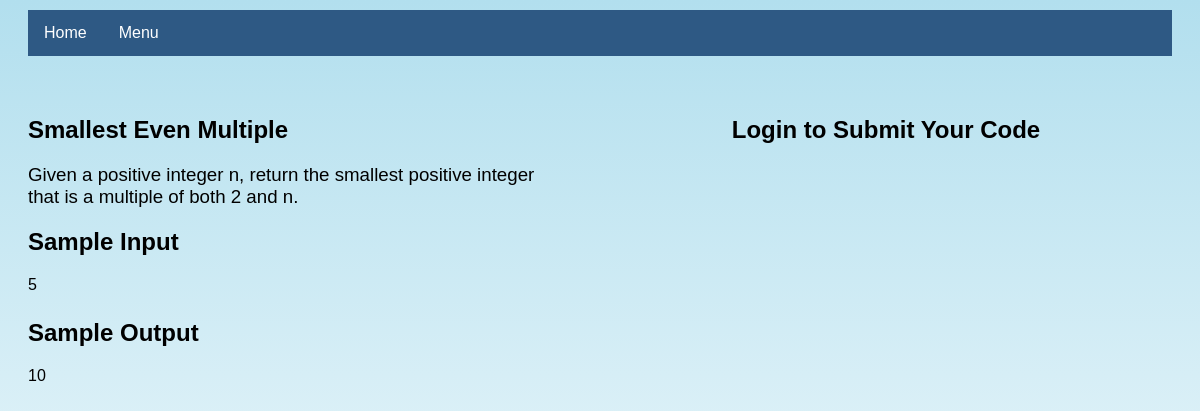
The page /problemset/problem/5/ on the database its author committed.
### judge/models.py (models this page shows, shortened)
class Problem(models.Model):
    class Difficulty(models.TextChoices):
        easy = "EASY"
        medium = "MEDIUM"
        hard = "HARD"
    name = models.CharField(max_length=50)
    statement = models.TextField()
    code = models.CharField(max_length=10)
    difficulty = models.CharField(
        max_length=6,
        choices=Difficulty.choices,
        default=Difficulty.easy
    )

class TestCase(models.Model):
    input = models.TextField()
    output = models.TextField()
    problem = models.ForeignKey(Problem, on_delete=models.CASCADE)

### judge/views.py (the view)
# urls.py: path('problemset/problem/<int:question_id>/', views.detail, name = 'detail'),
def detail(request, question_id):
    pro = Problem.objects.get(pk=question_id)
    io=TestCase.objects.filter(problem=pro)[0]
    if request.method == 'GET':
        problem = get_object_or_404(Problem, pk = question_id)
        context = {'problem' : problem,'io':io,'problem':pro}
        return render(request, 'judge/problem.html', context)
    else:
        return submit(request, question_id)

### judge/templates/judge/problem.html (shortened to what this page needs)
<html>
<head>
</head>
<body>
  <div class="navbar">
      <a href="{% url 'index' %}">Home</a>
      <div class="dropdown">
          <button class="dropbtn">Menu
          </button>
      </div>
  </div>
<div class="container">
    <div class="problem-info">
        <h2>{{ problem.name }}</h2>
        <h3>{{ problem.statement }}</h3>
        <h2>Sample Input</h2>
        {{ io.input }}
        <h2 style="margin-top:25px">Sample Output</h2>
        {{ io.output }}
    </div>
    <div class="code-section">
        {% if request.user.is_authenticated %}
        <form method="post">
            {% csrf_token %}
            <input type="hidden" name="question_id" value="{{ problem.id }}">
            <label for="language">Language:</label>
            <select id="language" name="language">
                <option value="cpp">C++</option>
                <option value="python">Python</option>
                <option value="java">Java</option>
            </select>
            <br>
            <textarea id="code" name="code" rows="20" cols="80" placeholder="Type your code here..."></textarea>
            <br>
            <div class="submit-container">
                <button type="submit" class="submit-btn">Submit</button>
            </div>
        </form>
        {% else %}
        <h2 align='center'>Login to Submit Your Code</h2>
        {% endif %}
    </div>
</div>
</body>
</html>

### judge/templates/judge/problem.html (style rules this page uses)
body { background: linear-gradient(to bottom, #B2DFEE, #FFFFFF); font-family: Arial, Helvetica, sans-serif; }
.container { display: flex; justify-content: space-between; margin: 40px 20px; }
.problem-info { width: 45%; }
.code-section { width: 50%; text-align: center; }
h2 { font-weight: bold; }
h3 { font-weight: normal; }
.navbar { background-color: #2E5984; overflow: hidden; margin-top: 10px; margin-left: 20px; margin-right: 20px; }
.navbar a { float: left; color: white; text-align: center; padding: 14px 16px; text-decoration: none; font-size: 16px; }
.dropdown { float: left; overflow: hidden; }
.dropdown .dropbtn { font-size: 16px; border: none; outline: none; color: white; padding: 14px 16px; background-color: inherit; font-family: inherit; margin: 0; }

### rows shown on the page
Problem: name "Smallest Even Multiple", statement "Given a positive integer n, return the smallest positive integer that is a multiple of both 2 and n."
TestCase: input "5", output "10"
